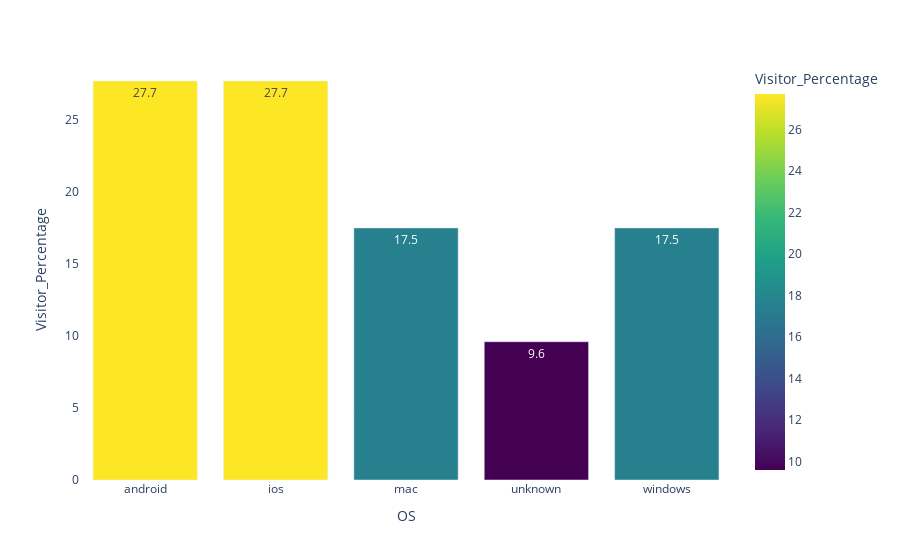

The code cell stored with this chart in its notebook:
### Code cell
# visitors as per the operating system
OS_Visitors = result.groupby('OS')['Page1'].count().rename_axis('OS').reset_index(name='Visitors')
total = Page_Visitor['Visitors'].sum()
OS_Visitors['Visitor_Percentage'] = OS_Visitors['Visitors']/total *100
OS_Visitors = OS_Visitors.round({"Visitor_Percentage":1})
fig = px.bar(OS_Visitors, x='OS', y='Visitor_Percentage',color='Visitor_Percentage', text='Visitor_Percentage',color_continuous_scale=px.colors.sequential.Viridis)
fig.update_layout({
'plot_bgcolor': 'rgba(0, 0, 0, 0)',
'paper_bgcolor': 'rgba(0, 0, 0, 0)',
})
fig.show()

### Figure 1 — Plotly figure (JSON) as saved in the notebook; plotly's stock layout.template omitted (floating-point values rounded to 4 significant figures)
{"data": [{"alignmentgroup": "True", "hovertemplate": "OS=%{x}<br>Visitor_Percentage=%{marker.color}<extra></extra>", "legendgroup": "", "marker": {"color": [27.7, 27.7, 17.5, 9.6, 17.5], "coloraxis": "coloraxis", "pattern": {"shape": ""}}, "name": "", "offsetgroup": "", "orientation": "v", "showlegend": false, "text": [27.7, 27.7, 17.5, 9.6, 17.5], "textposition": "auto", "type": "bar", "x": ["android", "ios", "mac", "unknown", "windows"], "xaxis": "x", "y": [27.7, 27.7, 17.5, 9.6, 17.5], "yaxis": "y"}], "layout": {"barmode": "relative", "coloraxis": {"colorbar": {"title": {"text": "Visitor_Percentage"}}, "colorscale": [[0, "#440154"], [0.1111, "#482878"], [0.2222, "#3e4989"], [0.3333, "#31688e"], [0.4444, "#26828e"], [0.5556, "#1f9e89"], [0.6667, "#35b779"], [0.7778, "#6ece58"], [0.8889, "#b5de2b"], [1, "#fde725"]]}, "legend": {"tracegroupgap": 0}, "margin": {"t": 60}, "paper_bgcolor": "rgba(0, 0, 0, 0)", "plot_bgcolor": "rgba(0, 0, 0, 0)", "xaxis": {"anchor": "y", "domain": [0, 1], "title": {"text": "OS"}}, "yaxis": {"anchor": "x", "domain": [0, 1], "title": {"text": "Visitor_Percentage"}}}}
